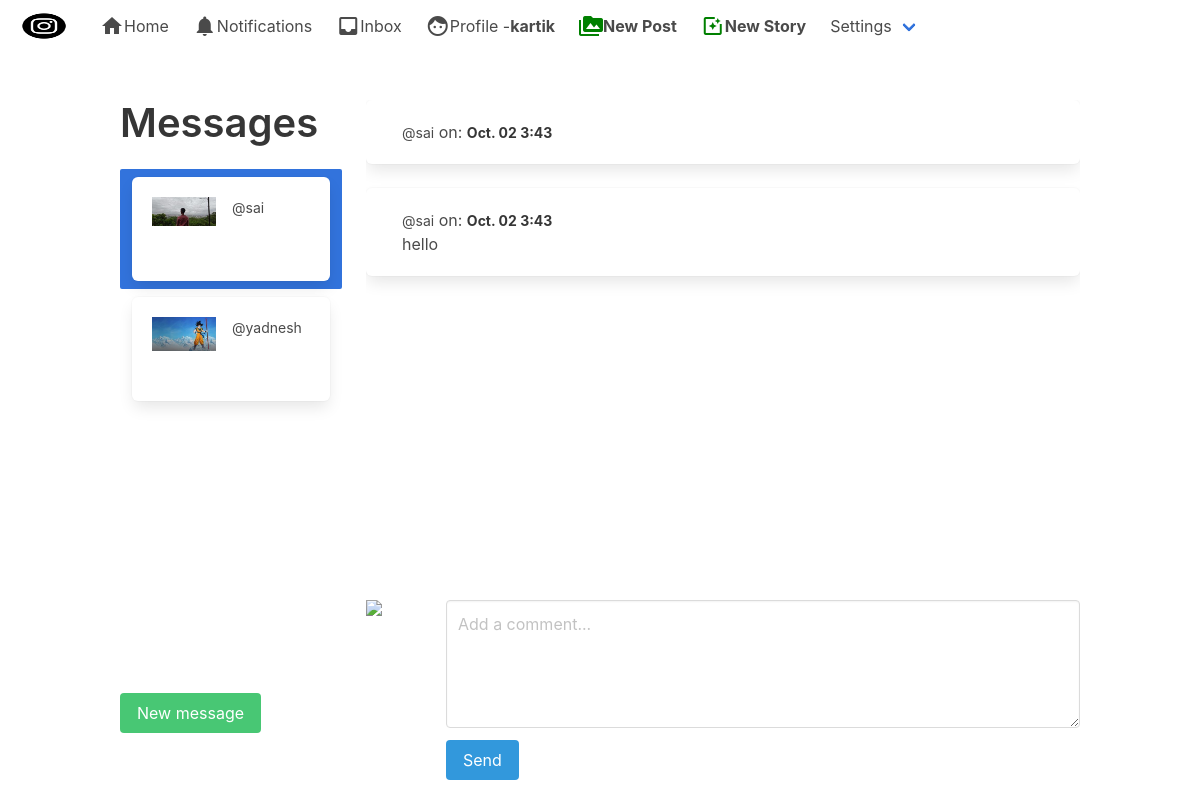
/direct/ (signed in), run on the app's committed database.
### authy/models.py (models this page shows, shortened)
class Profile(models.Model):
	user = models.OneToOneField(User, on_delete=models.CASCADE, related_name='profile')
	first_name = models.CharField(max_length=50, null=True, blank=True)
	last_name = models.CharField(max_length=50, null=True, blank=True)
	location = models.CharField(max_length=50, null=True, blank=True)
	url = models.CharField(max_length=80, null=True, blank=True)
	profile_info = models.TextField(max_length=150, null=True, blank=True)
	created = models.DateField(auto_now_add=True)
	favorites = models.ManyToManyField(Post)
	picture = models.ImageField(upload_to=user_directory_path, blank=True, null=True, verbose_name='Picture')

### direct/models.py (models this page shows, shortened)
class Message(models.Model):
	user = models.ForeignKey(User, on_delete=models.CASCADE, related_name='user')
	sender = models.ForeignKey(User, on_delete=models.CASCADE, related_name='from_user')
	recipient = models.ForeignKey(User, on_delete=models.CASCADE, related_name='to_user')
	body = models.TextField(max_length=1000, blank=True, null=True)
	date = models.DateTimeField(auto_now_add=True)
	is_read = models.BooleanField(default=False)
	def get_messages(user):
		messages = Message.objects.filter(user=user).values('recipient').annotate(last=Max('date')).order_by('-last')
		users = []
		for message in messages:
			users.append({
				'user': User.objects.get(pk=message['recipient']),
				'last': message['last'],
				'unread': Message.objects.filter(user=user, recipient__pk=message['recipient'], is_read=False).count()
				})
		return users

### direct/views.py (the view)
# urls.py: path('', Inbox, name='inbox'),
@login_required
def Inbox(request):
	messages = Message.get_messages(user=request.user)
	active_direct = None
	directs = None
	if messages:
		message = messages[0]
		active_direct = message['user'].username
		directs = Message.objects.filter(user=request.user, recipient=message['user'])
		directs.update(is_read=True)
		for message in messages:
			if message['user'].username == active_direct:
				message['unread'] = 0
	context = {
		'directs': directs,
		'messages': messages,
		'active_direct': active_direct,
		}
	template = loader.get_template('direct/direct.html')
	return HttpResponse(template.render(context, request))

### direct/views.py (called while the page is built)
def checkDirects(request):
	directs_count = 0
	if request.user.is_authenticated:
		directs_count = Message.objects.filter(user=request.user, is_read=False).count()
	return {'directs_count':directs_count}

### notifications/views.py (called while the page is built)
def CountNotifications(request):
	count_notifications = 0
	if request.user.is_authenticated:
		count_notifications = Notification.objects.filter(user=request.user, is_seen=False).count()
	return {'count_notifications':count_notifications}

### instagram_clone/templates/direct/direct.html (shortened to what this page needs)
{% extends 'base.html' %}
{% load static %}
{% block content %}
  <div class="columns is-mobile">
  <div class="column is-one-quarter">
  <aside class="menu">
    <h1 class="title is-2">
    Messages
    </h1>
  <ul style="overflow-y: scroll; height: 500px" class="menu-list">
{% for message in messages %}
<a class="{% if active_direct == message.user.username %}is-active{% endif %}" href="{% url 'directs' message.user.username %}">
<div class="box">
  <article class="media">
    <div class="media-left">
      <figure class="image is-64x64">
          {% if message.user.profile.picture %}
            <img src="{{ message.user.profile.picture.url }}" alt="Placeholder image">
          {% else %}
            <img src="https://bulma.io/images/placeholders/96x96.png" alt="Placeholder image">
          {% endif %}
      </figure>
    </div>
    <div class="media-content">
      <div class="content">
        <p>
          <strong>{{ message.user.profile.first_name }} {{ message.user.profile.last_name }}</strong> <small>@{{ message.user.username }}</small>
        </p>
      </div>
    </div>
  </article>
</div>
</a>
{% endfor %}
  </ul>
  </aside>
<br>
<a href="{% url 'usersearch' %}" class="button is-success">New message</a>
</div>
<div class="column">
<div style="overflow-y: scroll; height: 500px">
{% for direct in directs %}
<div class="box">
  <article class="media">
    <div class="media-content">
      <div class="content">
        <p>
          <strong>{{ direct.sender.profile.first_name }} {{ direct.sender.profile.last_name }}</strong> <small>@{{ direct.sender.username }}</small> on: <strong><small>{{ direct.date|date:'N d G:i'}}</small></strong>
        </p>
        {{ direct.body }}
      </div>
    </div>
  </article>
</div>
{% endfor %}
</div>
<form role="form" method="POST" action="{% url 'send_direct' %}">
<article class="media">
  <figure class="media-left">
    <p class="image is-64x64">
      <img src="https://bulma.io/images/placeholders/128x128.png">
    </p>
  </figure>
  <div class="media-content">
    <div class="field">
      <p class="control">
        <textarea class="textarea" name="body" placeholder="Add a comment..."></textarea>
      </p>
    </div>
    <nav class="level">
      <div class="level-left">
        <div class="level-item">
          <button type="submit" name="action" class="button is-info">Send</buttom>
        </div>
      </div>
    </nav>
  </div>
</article>
</form>
</div>
</div>
{% endblock %}

### instagram_clone/templates/base.html (shortened to what this page needs)
{% load static %}
<!DOCTYPE html>
<html>
  <head>
    <link rel="stylesheet" href="{% static 'css/bulma.min.css' %}">
    <link rel="stylesheet" href="{% static 'css/style.css' %}">
  </head>
  <body>
  <nav class="navbar" role="navigation" aria-label="main navigation">
  <div class="navbar-brand">
    <a class="navbar-item" href="">
      <img src="{% static 'img/instagram_black.png' %}" width="64" height="64">
    </a>
  </div>
  <div id="navbarBasicExample" class="navbar-menu">
    <div class="navbar-start">
      <a href="{% url 'index' %}" class="navbar-item">
        <i class="material-icons">home</i>
        Home
      </a>
      <a href="{% url 'show-notifications' %}" class="navbar-item">
        <i class="material-icons">notifications</i>
        Notifications
      </a>
      <a href="{% url 'inbox' %}" class="navbar-item">
        <i class="material-icons">inbox</i>
        Inbox
      </a>
      <a href="{% url 'profile' request.user %}" class="navbar-item">
        <i class="material-icons">face</i>
        Profile - <strong>{{ request.user }}</strong>
      </a>
        <a href="{% url 'newpost' %}" class="navbar-item">
          <i style="color: green;" class="material-icons">perm_media</i>
          <strong>New Post</strong>
        </a>
        <a href="{% url 'newstory' %}" class="navbar-item">
          <i style="color: green;" class="material-icons">photo_filter</i>
          <strong>New Story</strong>
        </a>
      <div class="navbar-item has-dropdown is-hoverable">
        <a class="navbar-link">
          Settings
        </a>
      </div>
    </div>
  </div>
</nav>
  <section class="section">
    <div class="container">
      {% block content %}
      {% endblock %}
    </div>
  </section>
  </body>
</html>

### instagram_clone/static/css/style.css (style rules this page uses)
* { box-sizing:border-box }

### data on the page
Message: sender.username "sai", date "Oct. 02 3:43"
Message: sender.username "sai", date "Oct. 02 3:43", body "hello"

### other printed values
{{ request.user }} "kartik"
{{ message.user.username }} "sai"
{{ message.user.username }} "yadnesh"
